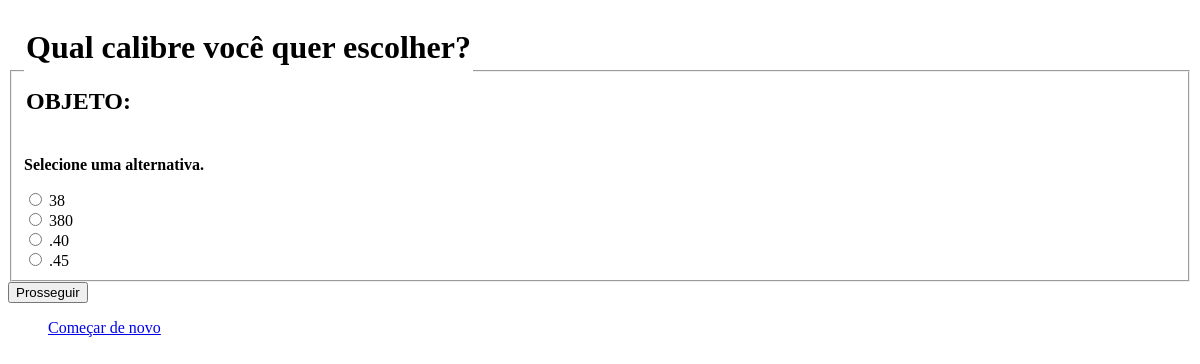
The app's page /almoxarifado/1/objeto/, older data.
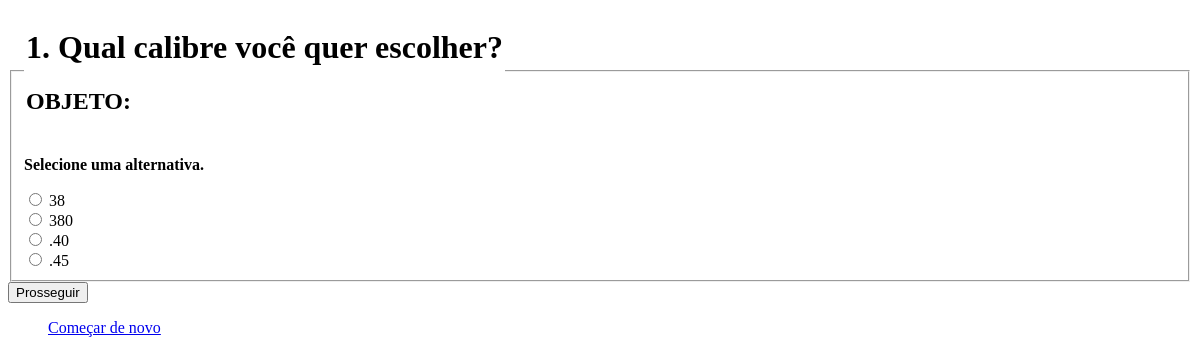
The same page, newer data.
### Almoxarifado/models.py (models this page shows, shortened)
class Pergunta(models.Model):
    texto = models.CharField(max_length=255)

### Almoxarifado/views.py (the view)
# urls.py: path('<int:pergunta_id>/objeto/', views.objeto, name='objeto'),
def objeto(request, pergunta_id):
    pergunta = get_object_or_404(Pergunta, pk=pergunta_id) #Verifica se a pergunta selecionada existe
    try:
        pergunta_selecionada2 = pergunta.alternativa_set.get(pk=request.POST['alternativa']) #Caso sim, mostra as alternativas e pega o id da escolhida
    except KeyError:    #Caso não selecione uma alternativa, avisa que nenhuma alternativa foi selecionada
        return render(request, 'Almoxarifado/objeto.html' ,
        {'pergunta': pergunta,
        'error_message': "Selecione uma alternativa.",})
    else:               #Caso selecione, salva o id da alternativa, e indica o caminho para a segunda pergunta
        pergunta_calibre = Pergunta.objects.filter(texto='Arma')
    return render(request, 'Almoxarifado/indexarma.html', {'pergunta_calibre': pergunta_calibre})

### Almoxarifado/templates/Almoxarifado/objeto.html (shortened to what this page needs)
<!DOCTYPE html>
<html lang="pt-BR">
<head>
</head>
<body>
    <form action="{% url 'almoxarifado:objeto' pergunta.id %}" method="post">
        <fieldset>
            <legend><h1>{{pergunta.texto}}</h1>
                <h2>OBJETO:</h2></legend>
            {% if error_message %}
                <p><strong>{{ error_message }}</strong></p>
            {% endif %}
            {% for alternativa in pergunta.alternativa_set.all %}
                <input type="radio" name="alternativa" id="alternativa{{ forloop.counter }}" value="{{ alternativa.id }}">
                <label for="alternativa{{ forloop.counter }}">{{ alternativa.texto_perguntas }}</label><br>
            {% endfor %}
        </fieldset>
        <input type="submit" value="Prosseguir">
    </form>
    <ul>
        <a href="{% url 'almoxarifado:index' %}">Começar de novo</a>
    </ul>
</body>
</html>

Row changes from the older to the newer data that the page shows:
changed Pergunta: texto "Qual calibre você quer escolher?" → "1. Qual calibre você quer escolher?"
